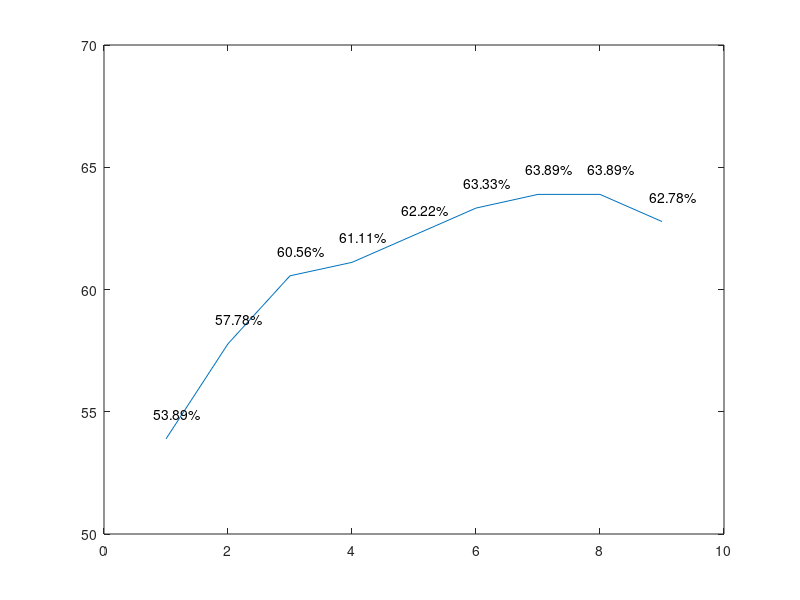

MATLAB code to generate this figure:
%600 experimental data set
A = [53.89;...
    57.78;...
    60.56;...
    61.11;...
    62.22;...
    63.33;...
    63.89;...
	63.89;...
    62.78];

plot(A(:,1));
hold on;
axis([0 10 50 70]);
for i = 1:9
    x = i - 0.2;
    v = A(i,1);
    y = v + 1;
    str = [num2str(v), '%'];

    text(x,y,str,'HorizontalAlignment','left');
end

%2000 experimental data set 
%{
A = [55.67;...
    58;...
    59.33;...
    59.67;...
    60.67;...
    60.83;...
    61.5;...
    61.5;...
    61.5;...
    61.5;...
	61.67;...
    61.33];


plot(A(:,1));
hold on;
axis([0 13 50 70]);
for i = 1:12
    x = i - 0.2;
    v = A(i,1);
    y = v + 1;
    str = [num2str(v), '%'];

    text(x,y,str,'HorizontalAlignment','left');
end
%}
%{
plot([3.5 3.5], [50 70]);
plot([6.5 6.5], [50 70]);
plot([8.5 8.5], [50 70]);
plot([11.5 11.5], [50 70]);
plot([12.5 12.5], [50 70]);
plot([13.5 13.5], [50 70]);
plot([14.5 14.5], [50 70]);
%}